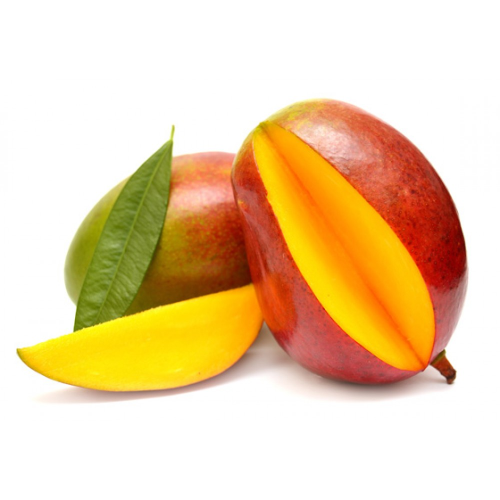
#> input picture lesson_08_numpy/img_fruits/Image_10.jpg, 1000 x 1000 px, found by its file name (shown at 1/2 size)
$ jupyter execute --allow-errors HW_08.ipynb   (shell and % lines are left out)
#> lines starting #> are read from the running program, lines starting #| are printed output that depends on the picture
<a href="https://colab.research.google.com/github/julika333/TMS-DS/blob/main/lesson_08_numpy/HW_08.ipynb" target="_parent"></a>

[cell 1]
import numpy as np

[cell 2]
arr1 = np.array([123, 321, 214, 536, 657, 658, 356, 257, 568, 396, 246, 567]).reshape([3, 4])
print(arr1)
print(arr1 > 500)

[cell 3]
arr1[arr1 > 500]

[cell 4]
import matplotlib.pyplot as plt
img = plt.imread(f"/home/img_fruits/Image_10.jpg")
#> img is the input picture: shape (1000, 1000, 3); mean R, G, B 236.4, 209.4, 170.6
#> (the rest of this cell did not finish here and is left out)

[cell 5]
img.shape
#> Out = (1000, 1000, 3)

[cell 6]
data = img.copy()
print(data)
#> (printed output is left out)
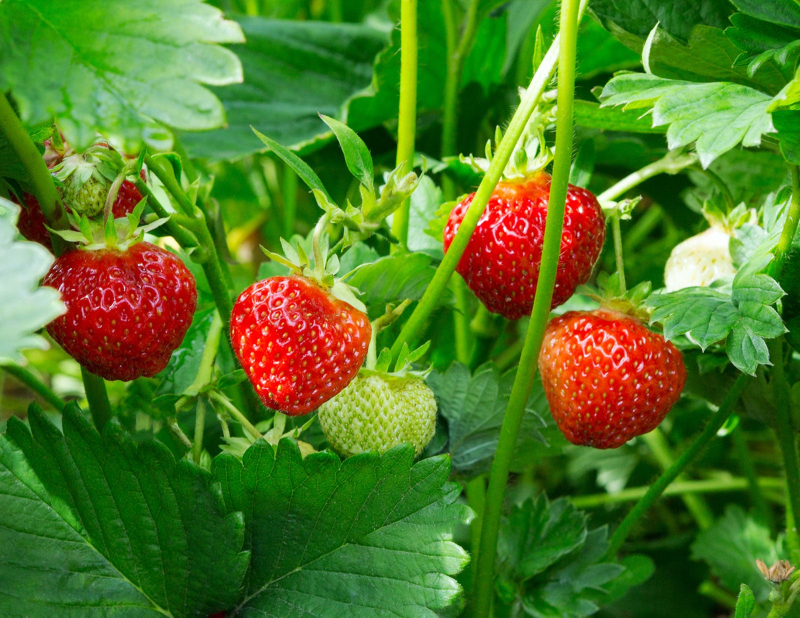
#> input picture lesson_08_numpy/img_fruits/Image_1.jpg, 1600 x 1235 px, found by its file name (shown at 1/2 size)
#> further down, img is the input picture: shape (1235, 1600, 3); mean R, G, B 82, 120.5, 37.8

[cell 7]
def reverse_num(n):
  return 255 - n
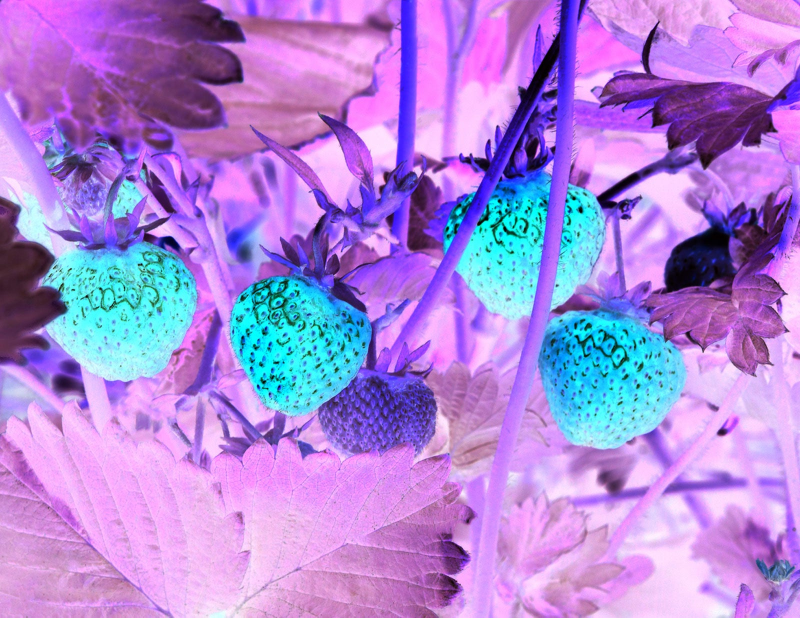
#> returned value: shape (1235, 1600, 3) (shown at 1/2 size); mean of channels 0, 1, 2 173, 134.5, 217.2; drawn as R, G, B

# reverse_img = reverse_num(data)
# print(reverse_img)

[cell 8]
import matplotlib.pyplot as plt

num_img = 13

fig, ax = plt.subplots(num_img, 2, figsize=(8, num_img * 3))
ax[0,0].set_title("Original img")
ax[0,1].set_title("Reveresed img")

#> (the rest of this cell did not finish here and is left out)
